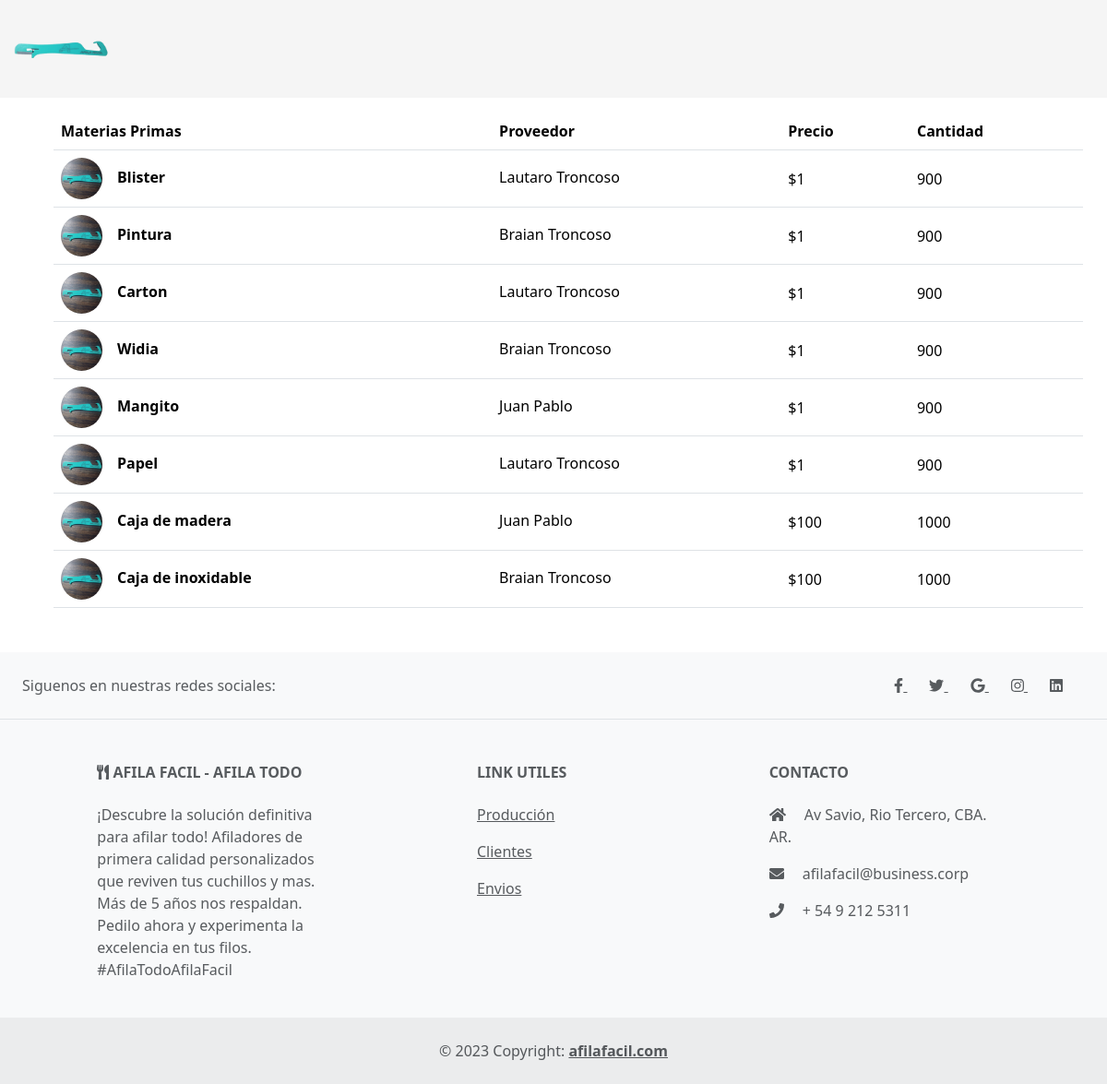
The page /materias_primas/ on the database as committed earlier.
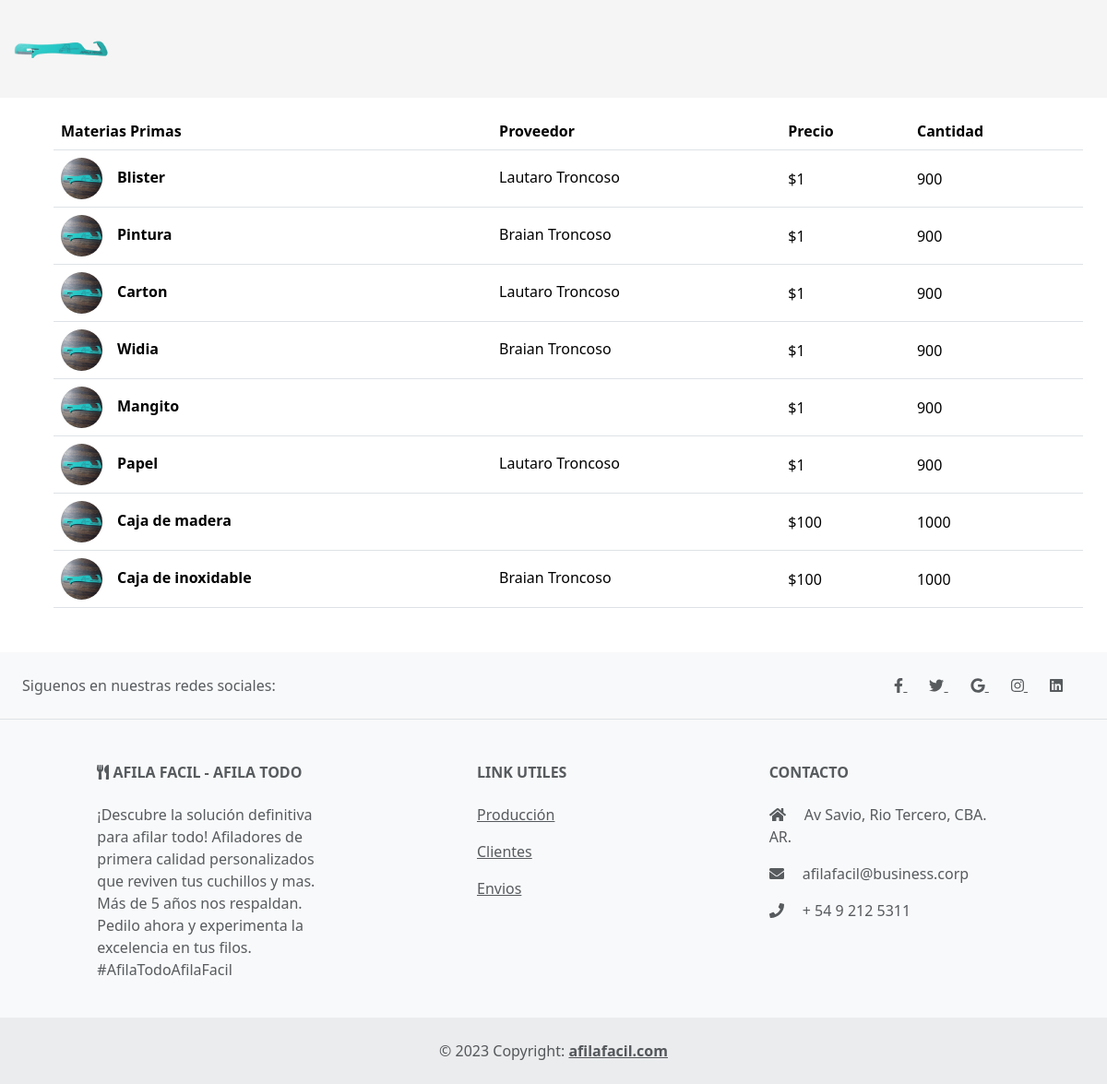
The same page on the database as committed later.
### materias_primas/models.py (models this page shows, shortened)
class Materias(models.Model):
    nombre = models.CharField(max_length=45)
    precio = models.IntegerField()
    cantidad = models.IntegerField()
    proveedores = models.ForeignKey(Proveedores, null=True, blank=True, on_delete=models.SET_NULL, related_name='materias')
    imagen = models.CharField(max_length=100)
    def get_imagen_url(self):
        if self.imagen:
            return f"/static/img/{self.imagen}"
        else:
            return "/static/img/afilador.jpeg"
    class Meta:
        db_table = 'materias'
        verbose_name = "Materia"

### proveedores/models.py (models this page shows, shortened)
class Proveedores(models.Model):
    nombre = models.CharField(max_length=50)
    apellido = models.CharField(max_length=50)
    direccion = models.CharField(max_length=100)
    telefono = models.IntegerField(null=True, blank=True)
    email = models.CharField(max_length=100)
    imagen = models.TextField(null=True, blank=True)
    class Meta:
        db_table = 'proveedores'
        verbose_name = "Proveedores"

### materias_primas/views.py (the view)
# urls.py: path('', views.mostrar_materias_primas, name='materias_primas'),
def mostrar_materias_primas(request):
    materias = Materias.objects.all()
    return render(request, 'materias_primas.html', {'materias': materias, 'mensaje': "No hay Materia Prima"})

### materias_primas/templates/materias_primas.html (shortened to what this page needs)
{% extends "materias_primas/layout.html" %}
{% load static %}
{% block content %}
{% if materias%}
<div class="container">
    <table class="table align-middle mb-0 bg-white m-3 mb-5">
        <thead class="bg-light">
        <tr>
            <th>Materias Primas</th>
            <th>Proveedor</th>
            <th>Precio</th>
            <th>Cantidad</th>
        </tr>
        </thead>
        <tbody>
        {% for materia in materias %}
            <tr>
                <td>
                <div class="d-flex align-items-center">
                    <img
                        src="{{ materia.get_imagen_url }}"
                        alt="NO-IMG"
                        style="width: 45px; height: 45px"
                        class="rounded-circle"
                        />
                    <div class="ms-3">
                    <p class="fw-bold mb-1 ml-2">{{materia.nombre}}</p>
                    </div>
                </div>
                </td>
                <td>
                <p class="fw-normal mb-1">{{ materia.proveedores.nombre }} {{ materia.proveedores.apellido}}</p>
                </td>
                <td>${{ materia.precio }}</td>
                <td>{{ materia.cantidad }}</td>
            </tr>
        {%endfor%}
        </tbody>
    </table>
{%else%}
    {{ mensaje }}
{%endif%}
</div>
{% endblock %}

Rows that differ between the two databases and show on the page:
changed Materias "Mangito": proveedores.nombre "Juan" → (not shown); proveedores.apellido "Pablo" → (not shown)
changed Materias "Caja de madera": proveedores.nombre "Juan" → (not shown); proveedores.apellido "Pablo" → (not shown)
